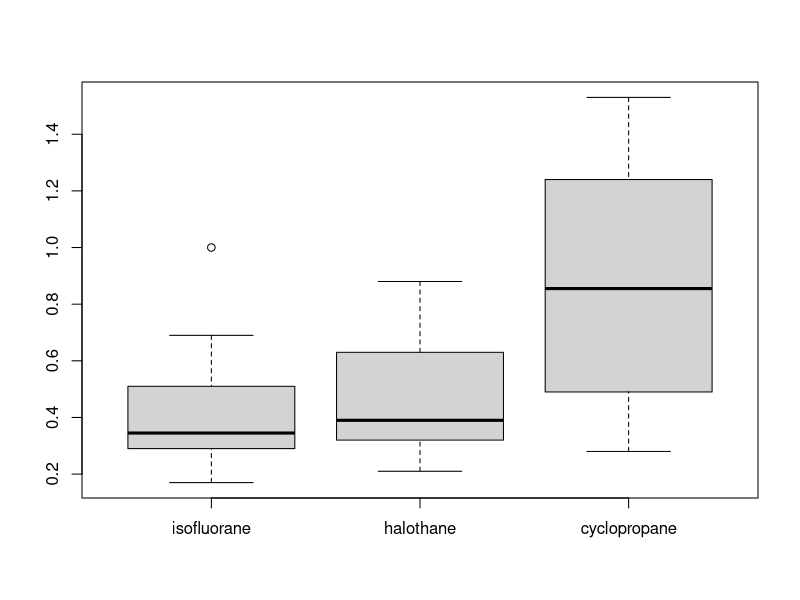
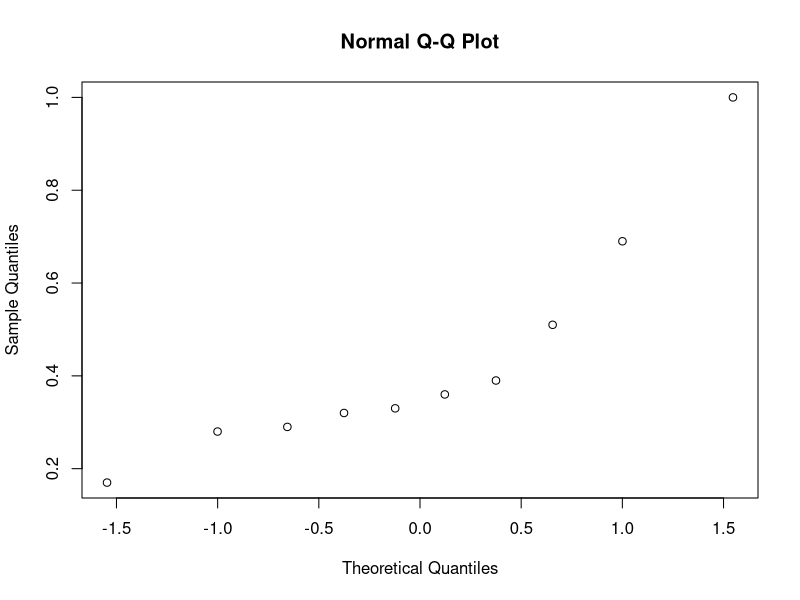
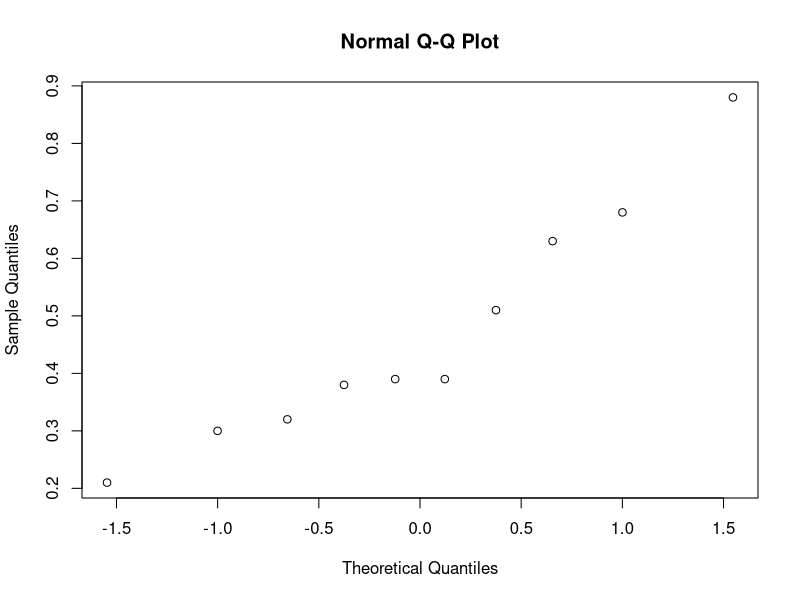
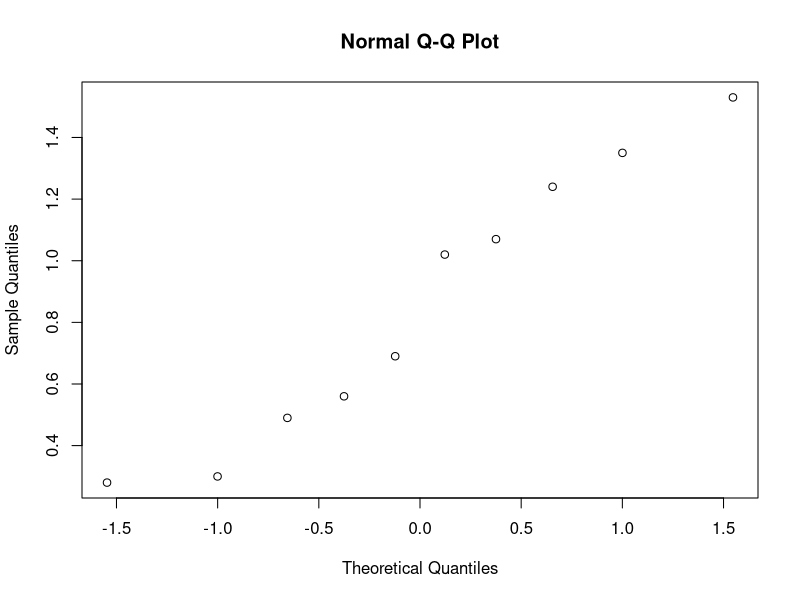

Reproduce these figures in R, in order.
dogs = read.csv(file = "dogs.txt", header = TRUE, sep = " ")

attach(dogs)

# 1.
boxplot(dogs)

qqnorm(isofluorane)
qqnorm(halothane)
qqnorm(cyclopropane)

# Seems reasonable for the last one, second one is questionable, first is not a normal population

# 2.
# not sure, I think they mean that we should just do a two sample t test on each pair of groups
t.test(isofluorane,halothane,var.equal=TRUE)[[3]] # 0.7327132 accept null hypo
t.test(cyclopropane,halothane,var.equal=TRUE)[[3]] # 0.0240889 reject null hypo
t.test(isofluorane,cyclopropane,var.equal=TRUE)[[3]] # 0.01827111 reject null hypo

# estimated concentration values, this supports the above p-values
mean(isofluorane) # 0.434
mean(halothane) # 0.469
mean(cyclopropane) # 0.853

# 3.
dogframe = data.frame(drugs = as.vector(as.matrix(dogs)), groups = as.factor(rep(1:3, each = 10)))
attach(dogframe)
kruskal.test(drugs, groups)

# > kruskal.test(drugs, groups)
# 
# Kruskal-Wallis rank sum test
# 
# data:  drugs and groups
# Kruskal-Wallis chi-squared = 5.6442, df = 2, p-value = 0.05948  

# quite close to 0.05, but still accept the null hypo

# The difference is that kruskal tests wether all three groups are from the same population or not,
# while the t-test only tests 2, so 2 populations can be the same, but different from the third
# The two results are compatibel with each other, 3 populations are not the same, 2 of the 3 are the
# same, but no the third (cyclopropane)

detach(dogs)
detach(dogframe)
